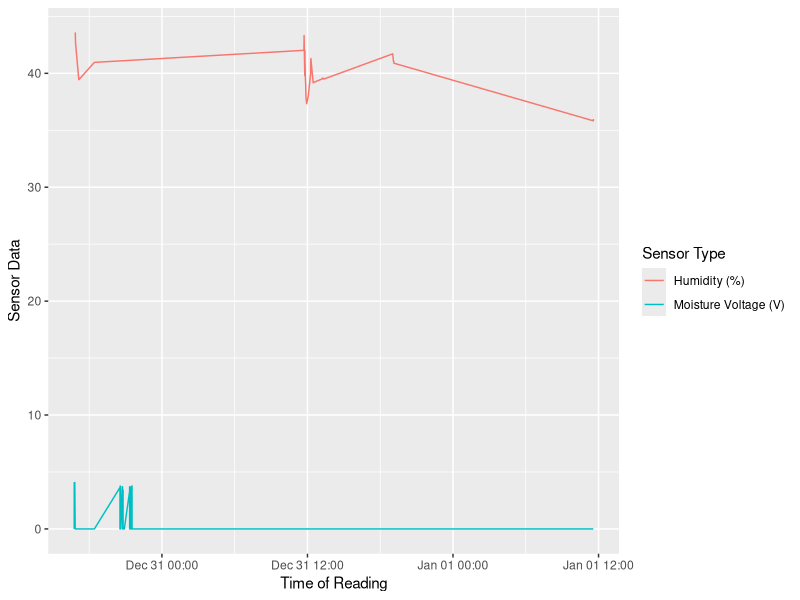

Reproduce this figure in R.
library(tidyverse)
library(lubridate)

df = read_csv("data.csv")

p = df %>% 
  ggplot(aes(x=as.POSIXct(ymd_hms(DateTime)), 
             y=Data, 
             group=SensorType, 
             color=SensorType)) +
  geom_line() +
  scale_x_datetime() +
  labs(x = "Time of Reading") + 
  labs(y = "Sensor Data") + 
  labs(color = "Sensor Type")

png(filename = "graph.png", width = 640, height = 480)
p
dev.off()